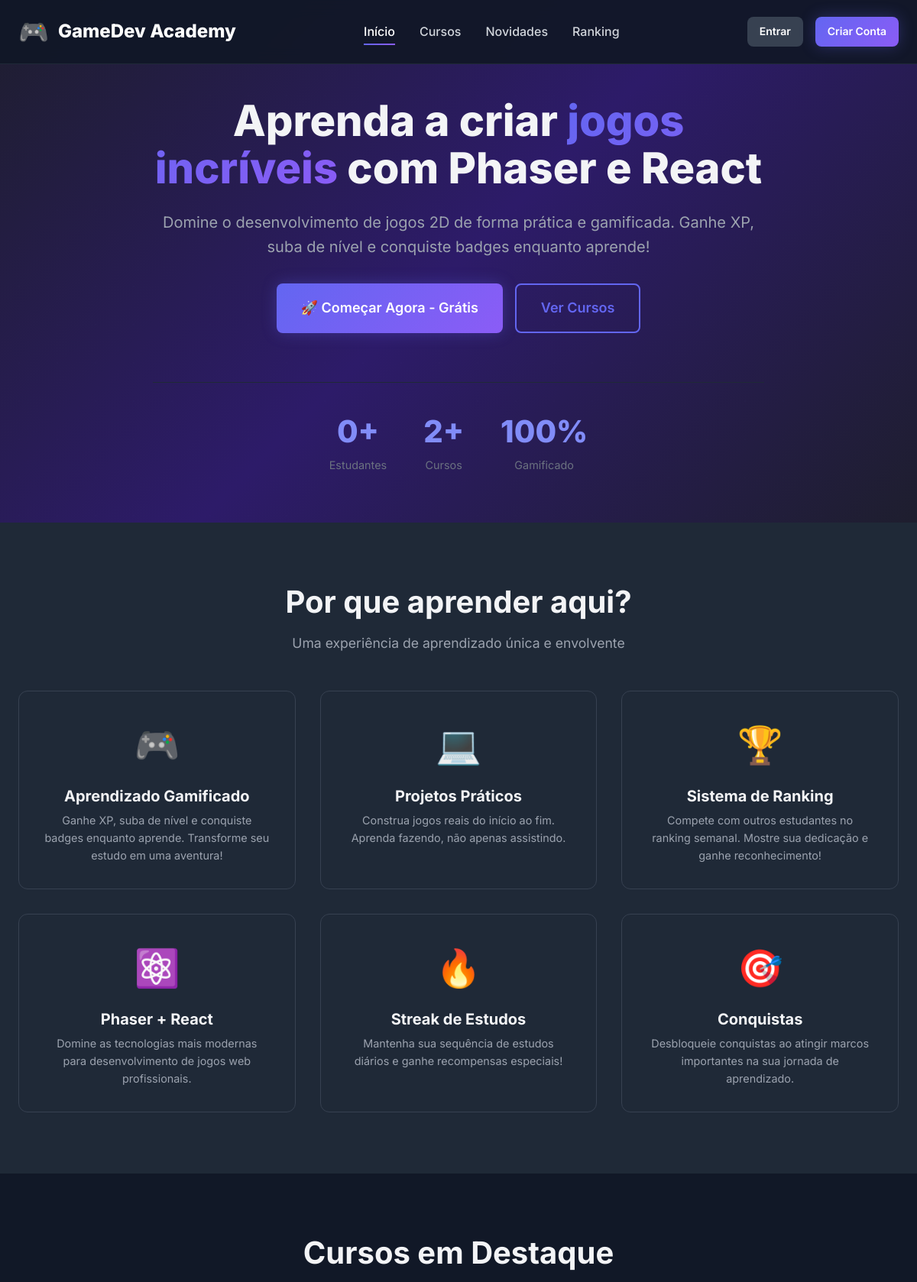
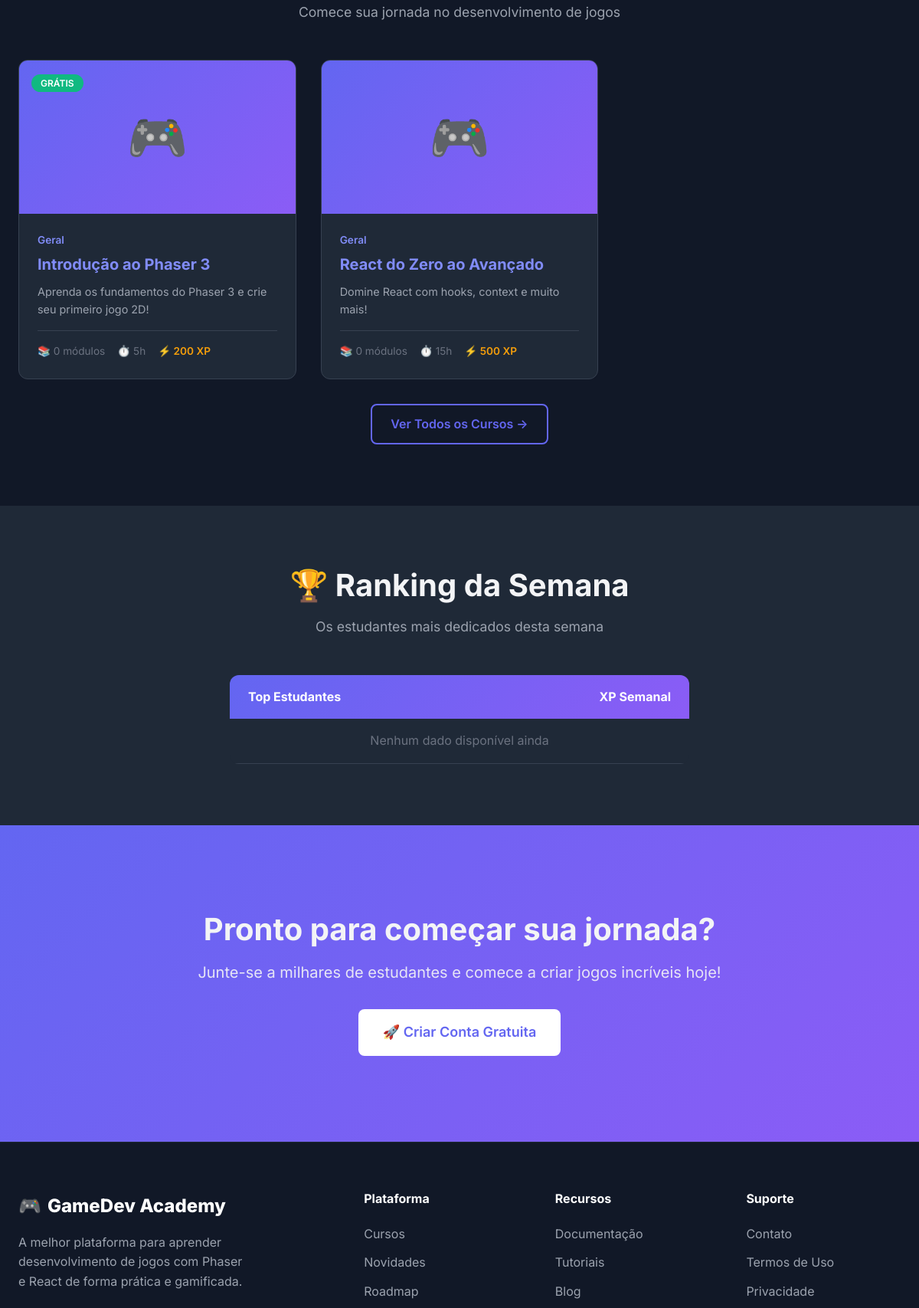
The page / (upper part) on the database its author committed (2 pictures, top to bottom).
### tables this page shows
CREATE TABLE courses (
    id INT PRIMARY KEY AUTO_INCREMENT,
    category_id INT,
    title VARCHAR(200) NOT NULL,
    slug VARCHAR(200) UNIQUE NOT NULL,
    description TEXT,
    thumbnail VARCHAR(255),
    difficulty ENUM('beginner', 'intermediate', 'advanced') DEFAULT 'beginner',
    estimated_hours INT DEFAULT 0,
    xp_reward INT DEFAULT 100,
    coin_reward INT DEFAULT 10,
    is_free TINYINT(1) DEFAULT 0,
    price DECIMAL(10,2) DEFAULT 0.00,
    is_published TINYINT(1) DEFAULT 0,
    instructor_id INT,
    total_students INT DEFAULT 0,
    average_rating DECIMAL(3,2) DEFAULT 0.00,
    created_at TIMESTAMP DEFAULT CURRENT_TIMESTAMP,
    updated_at TIMESTAMP DEFAULT CURRENT_TIMESTAMP ON UPDATE CURRENT_TIMESTAMP,
    FOREIGN KEY (category_id) REFERENCES categories(id) ON DELETE SET NULL,
    FOREIGN KEY (instructor_id) REFERENCES users(id) ON DELETE SET NULL
);

### index.php (the view, shortened to what the rows shown need)
<?php
require_once 'config/database.php';
require_once 'classes/Database.php';
require_once 'classes/Course.php';
require_once 'includes/functions.php';
$courseModel = new Course();
$featuredCourses = $courseModel->getFeatured(6);
?>
<!DOCTYPE html>
<html lang="pt-BR">
<head>
    <link rel="stylesheet" href="<?= asset('css/main.css') ?>">
</head>
<body>
    <section class="hero">
        <div class="container">
            <div class="hero-content">
                <h1 class="hero-title">
                    Aprenda a criar <span class="text-gradient">jogos incríveis</span> com Phaser e React
                </h1>
            </div>
        </div>
    </section>
    <section class="section" style="background: var(--gray-800);">
        <div class="container">
            <div class="section-header">
                <h2 class="section-title">Por que aprender aqui?</h2>
            </div>
        </div>
    </section>
    <section class="section">
        <div class="container">
            <div class="section-header">
                <h2 class="section-title">Cursos em Destaque</h2>
            </div>
            <div class="courses-grid">
                <?php foreach ($featuredCourses as $course): ?>
                <a href="<?= url('course.php?slug=' . $course['slug']) ?>" class="course-card">
                    <div class="course-thumbnail">
                        <?php if ($course['thumbnail']): ?>
                            <img src="<?= url('uploads/courses/' . $course['thumbnail']) ?>" alt="<?= escape($course['title']) ?>">
                        <?php else: ?>
                            <div style="background: var(--gradient-primary); height: 100%; display: flex; align-items: center; justify-content: center; font-size: 4rem;">
                                🎮
                            </div>
                        <?php endif; ?>
                        <?php if ($course['is_free']): ?>
                            <div class="course-badge">
                                <span class="course-free-badge">GRÁTIS</span>
                            </div>
                        <?php endif; ?>
                    </div>
                    <div class="course-content">
                        <div class="course-category"><?= escape($course['category_name'] ?? 'Geral') ?></div>
                        <h3 class="course-title"><?= escape($course['title']) ?></h3>
                        <p class="course-description"><?= escape(truncate($course['description'], 100)) ?></p>
                        <div class="course-meta">
                            <span>📚 <?= $course['total_modules'] ?? 0 ?> módulos</span>
                            <span>⏱️ <?= $course['estimated_hours'] ?>h</span>
                            <span class="course-xp">⚡ <?= $course['xp_reward'] ?> XP</span>
                        </div>
                    </div>
                </a>
                <?php endforeach; ?>
            </div>
        </div>
    </section>
    <section class="section" id="leaderboard" style="background: var(--gray-800);">
        <div class="container">
            <div class="section-header">
                <h2 class="section-title">🏆 Ranking da Semana</h2>
            </div>
        </div>
    </section>
    <section class="section" style="background: var(--gradient-primary);">
        <div class="container">
            <div style="text-align: center; padding: 2rem 0;">
                <h2 style="font-size: 2.5rem; margin-bottom: 1rem;">
                    Pronto para começar sua jornada?
                </h2>
            </div>
        </div>
    </section>
</body>
</html>

### rows shown on the page
courses: is_free "GRÁTIS", category_name "Geral", title "Introdução ao Phaser 3", description "Aprenda os fundamentos do Phaser 3 e crie seu primeiro jogo 2D!", total_modules "0", estimated_hours "5", xp_reward "200"
courses: category_name "Geral", title "React do Zero ao Avançado", description "Domine React com hooks, context e muito mais!", total_modules "0", estimated_hours "15", xp_reward "500"

### other values the page prints
$totalUsers "0"
$totalCourses "2"
